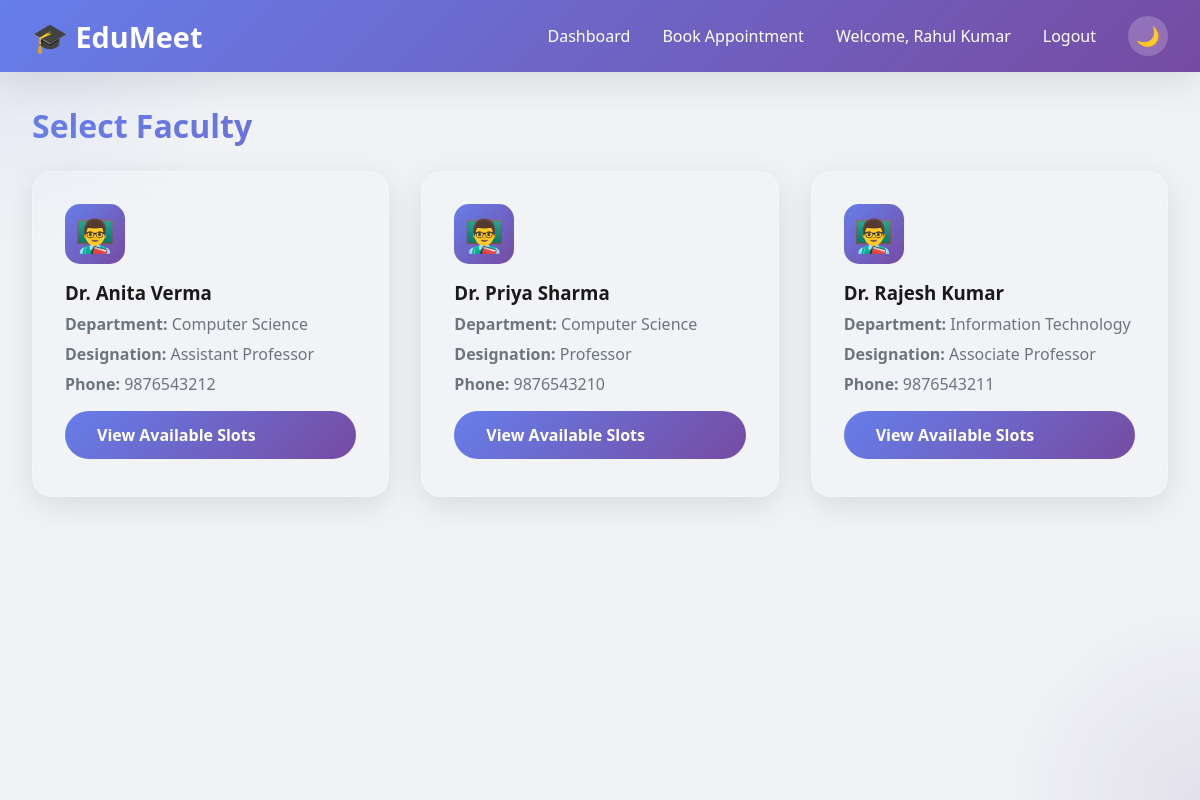
Page /PHP_Version/student/book_appointment.php (signed in) on the committed database.
### tables this page shows
CREATE TABLE faculty (
    faculty_id INT PRIMARY KEY AUTO_INCREMENT,
    user_id INT UNIQUE NOT NULL,
    name VARCHAR(100) NOT NULL,
    department VARCHAR(100) NOT NULL,
    designation VARCHAR(50) NOT NULL,
    phone VARCHAR(15),
    FOREIGN KEY (user_id) REFERENCES users(user_id) ON DELETE CASCADE
);

### PHP_Version/student/book_appointment.php (the view, shortened to what this page needs)
<?php
$conn = getDBConnection();
$result = $conn->query("SELECT faculty_id, name, department, designation, phone FROM faculty ORDER BY name");
$faculty_list = $result->fetch_all(MYSQLI_ASSOC);
?>
<!DOCTYPE html>
<html lang="en">
<head>
    <link rel="stylesheet" href="../assets/css/style.css">
</head>
<body>
    <div class="animated-bg"></div>
    <nav class="navbar">
        <div class="navbar-container">
            <a href="../index.php" class="navbar-brand">🎓 EduMeet</a>
            <ul class="navbar-menu">
                <li><a href="dashboard.php">Dashboard</a></li>
                <li><a href="book_appointment.php">Book Appointment</a></li>
                <li><span style="color: white;">Welcome, <?php echo $_SESSION['name']; ?></span></li>
                <li><a href="../logout.php">Logout</a></li>
                <li><button class="theme-toggle" onclick="toggleTheme()">🌙</button></li>
            </ul>
        </div>
    </nav>
    <div class="container">
        <h1 class="mb-3" style="background: var(--primary-gradient); -webkit-background-clip: text; -webkit-text-fill-color: transparent;">
            Select Faculty
        </h1>
        <div class="stats-grid">
            <?php foreach ($faculty_list as $faculty): ?>
                <div class="card glass-card">
                    <div class="stat-icon primary" style="margin-bottom: 1rem;">👨‍🏫</div>
                    <h3 style="margin-bottom: 0.5rem;"><?php echo htmlspecialchars($faculty['name']); ?></h3>
                    <p style="color: var(--text-secondary); margin-bottom: 0.5rem;">
                        <strong>Department:</strong> <?php echo htmlspecialchars($faculty['department']); ?>
                    </p>
                    <p style="color: var(--text-secondary); margin-bottom: 0.5rem;">
                        <strong>Designation:</strong> <?php echo htmlspecialchars($faculty['designation']); ?>
                    </p>
                    <p style="color: var(--text-secondary); margin-bottom: 1rem;">
                        <strong>Phone:</strong> <?php echo htmlspecialchars($faculty['phone']); ?>
                    </p>
                    <a href="view_slots.php?faculty_id=<?php echo $faculty['faculty_id']; ?>" class="btn btn-primary" style="width: 100%;">
                        View Available Slots
                    </a>
                </div>
            <?php endforeach; ?>
        </div>
    </div>
</body>
</html>

### PHP_Version/assets/css/style.css (style rules this page uses)
:root { --primary-gradient: linear-gradient(135deg, #667eea 0%, #764ba2 100%); --secondary-gradient: linear-gradient(135deg, #f093fb 0%, #f5576c 100%); --success-gradient: linear-gradient(135deg, #4facfe 0%, #00f2fe 100%); --warning-gradient: linear-gradient(135deg, #fa709a 0%, #fee140 100%); --bg-color: #f0f2f5; --card-bg: #ffffff; --text-primary: #1a1a1a; --text-secondary: #6c757d; --border-color: #e0e0e0; --shadow: 0 10px 40px rgba(0, 0, 0, 0.1); --shadow-hover: 0 15px 50px rgba(0, 0, 0, 0.15); }
* { margin: 0; padding: 0; box-sizing: border-box; }
body { font-family: 'Segoe UI', Tahoma, Geneva, Verdana, sans-serif; background: var(--bg-color); color: var(--text-primary); transition: all 0.3s ease; overflow-x: hidden; }
.animated-bg { position: fixed; top: 0; left: 0; width: 100%; height: 100%; z-index: -1; background: var(--bg-color); }
.animated-bg::before { content: ''; position: absolute; width: 500px; height: 500px; background: radial-gradient(circle, rgba(102, 126, 234, 0.1) 0%, transparent 70%); border-radius: 50%; animation: float 20s infinite ease-in-out; top: -250px; left: -250px; }
.animated-bg::after { content: ''; position: absolute; width: 400px; height: 400px; background: radial-gradient(circle, rgba(118, 75, 162, 0.1) 0%, transparent 70%); border-radius: 50%; animation: float 15s infinite ease-in-out reverse; bottom: -200px; right: -200px; }
.navbar { background: var(--primary-gradient); padding: 1rem 2rem; box-shadow: var(--shadow); position: sticky; top: 0; z-index: 1000; animation: slideDown 0.5s ease; }
.navbar-container { max-width: 1400px; margin: 0 auto; display: flex; justify-content: space-between; align-items: center; }
.navbar-brand { font-size: 1.8rem; font-weight: 700; color: white; text-decoration: none; display: flex; align-items: center; gap: 0.5rem; transition: transform 0.3s ease; }
.navbar-menu { display: flex; gap: 2rem; align-items: center; list-style: none; }
.navbar-menu a { color: white; text-decoration: none; font-weight: 500; transition: all 0.3s ease; position: relative; }
.navbar-menu a::after { content: ''; position: absolute; bottom: -5px; left: 0; width: 0; height: 2px; background: white; transition: width 0.3s ease; }
.theme-toggle { background: rgba(255, 255, 255, 0.2); border: none; color: white; width: 40px; height: 40px; border-radius: 50%; cursor: pointer; display: flex; align-items: center; justify-content: center; font-size: 1.2rem; transition: all 0.3s ease; }
.container { max-width: 1400px; margin: 2rem auto; padding: 0 2rem; }
.card { background: var(--card-bg); border-radius: 20px; padding: 2rem; box-shadow: var(--shadow); transition: all 0.4s cubic-bezier(0.175, 0.885, 0.32, 1.275); animation: fadeInUp 0.6s ease; backdrop-filter: blur(10px); border: 1px solid var(--border-color); }
.glass-card { background: rgba(255, 255, 255, 0.1); backdrop-filter: blur(20px); border: 1px solid rgba(255, 255, 255, 0.2); box-shadow: 0 8px 32px rgba(0, 0, 0, 0.1); }
.stats-grid { display: grid; grid-template-columns: repeat(auto-fit, minmax(250px, 1fr)); gap: 2rem; margin-bottom: 3rem; }
.stat-icon { width: 60px; height: 60px; border-radius: 15px; display: flex; align-items: center; justify-content: center; font-size: 2rem; margin-bottom: 1rem; animation: bounce 2s infinite; }
.stat-icon.primary { background: var(--primary-gradient); color: white; }
.btn { padding: 0.8rem 2rem; border: none; border-radius: 50px; font-weight: 600; cursor: pointer; transition: all 0.3s ease; text-decoration: none; display: inline-block; position: relative; overflow: hidden; }
.btn::before { content: ''; position: absolute; top: 50%; left: 50%; width: 0; height: 0; border-radius: 50%; background: rgba(255, 255, 255, 0.3); transform: translate(-50%, -50%); transition: width 0.6s, height 0.6s; }
.btn-primary { background: var(--primary-gradient); color: white; }
.mb-3 { margin-bottom: 1.5rem; }

### rows in the picture
faculty: name "Dr. Anita Verma", department "Computer Science", designation "Assistant Professor", phone "9876543212"
faculty: name "Dr. Priya Sharma", department "Computer Science", designation "Professor", phone "9876543210", $faculty['faculty_id'] 1 (drawn)
faculty: name "Dr. Rajesh Kumar", department "Information Technology", designation "Associate Professor", phone "9876543211"

### other values in the picture
$_SESSION['name'] "Rahul Kumar"
